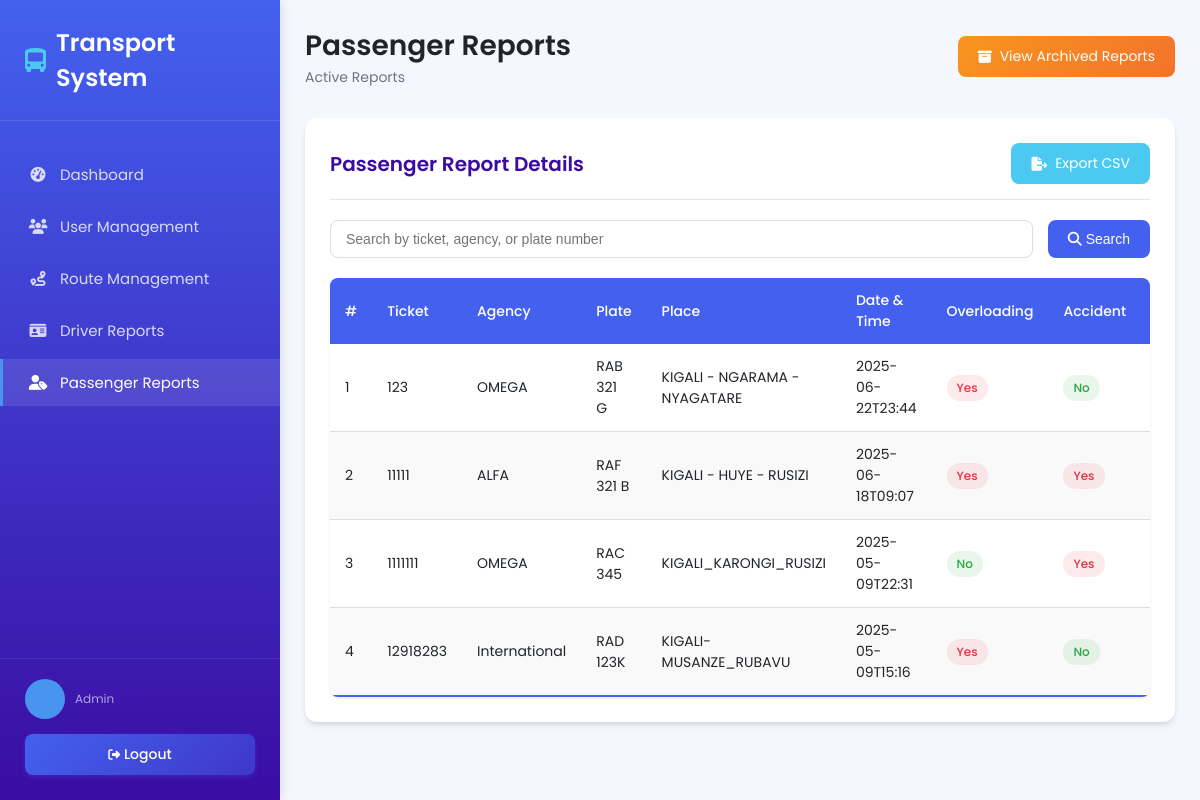
Page /Dashboard/passengerdetails.php on the committed database.
### tables this page shows
CREATE TABLE `passenger_report` (
  `id` int(55) NOT NULL,
  `ticket` varchar(50) NOT NULL,
  `agency` varchar(50) NOT NULL,
  `plate` varchar(50) NOT NULL,
  `place` varchar(50) NOT NULL,
  `datetime` varchar(80) NOT NULL,
  `upload` varchar(79) NOT NULL,
  `latitude` varchar(59) NOT NULL,
  `longitude` varchar(50) NOT NULL,
  `overloading` varchar(20) NOT NULL,
  `accident` varchar(20) NOT NULL,
  `unauthorized` varchar(50) NOT NULL,
  `description` text NOT NULL,
  `archived` tinyint(1) DEFAULT 0
);

### Dashboard/passengerdetails.php (the view, shortened to what this page needs)
<?php
include '../conn.php';
$isArchived = isset($_GET['archived']) && $_GET['archived'] == 1;
$sql = "SELECT * FROM passenger_report WHERE archived = " . ($isArchived ? 1 : 0) . " ORDER BY datetime DESC";
$result = mysqli_query($conn, $sql);
?>
<!DOCTYPE html>
<html lang="en">
<head>
  <link rel="stylesheet" href="https://cdnjs.cloudflare.com/ajax/libs/font-awesome/6.4.0/css/all.min.css">
</head>
<body>
  <div class="dashboard-layout">
    <div class="sidebar">
      <div class="brand">
        <h2><i class="fas fa-bus-alt brand-icon"></i> Transport System</h2>
      </div>
      <nav>
        <a href="dash.php"><i class="fas fa-tachometer-alt"></i> Dashboard</a>
        <a href="userdetails.php"><i class="fas fa-users"></i> User Management</a>
        <a href="routes.php"><i class="fas fa-route"></i> Route Management</a>
        <a href="driverdetails.php"><i class="fas fa-id-card"></i> Driver Reports</a>
        <a href="passengerdetails.php" class="active"><i class="fas fa-user-tag"></i> Passenger Reports</a>
      </nav>
      <div class="sidebar-footer">
        <div class="user-profile">
          <div class="user-avatar">
          </div>
          <div class="user-info">
            <small>Admin</small>
          </div>
        </div>
        <a href="logout.php" class="btn" style="display: block; text-align: center; margin-top: 15px;">
          <i class="fas fa-sign-out-alt"></i> Logout
        </a>
      </div>
    </div>
    <div class="main-content">
      <div class="page-header">
        <div class="page-title">
          <h1>Passenger Reports</h1>
          <p><?php echo $isArchived ? 'Archived Reports' : 'Active Reports'; ?></p>
        </div>
        <div class="header-actions">
          <a href="?archived=<?php echo $isArchived ? 0 : 1; ?>" class="toggle-btn">
            <i class="fas fa-<?php echo $isArchived ? 'eye' : 'archive'; ?>"></i>
            <?php echo $isArchived ? 'View Active Reports' : 'View Archived Reports'; ?>
          </a>
        </div>
      </div>
      <div class="card">
        <div class="card-header">
          <h2 class="card-title">Passenger Report Details</h2>
          <div class="card-actions">
            <a href="?download_csv=1" class="export-btn">
              <i class="fas fa-file-export"></i> Export CSV
            </a>
          </div>
        </div>
        <form method="GET" class="filter-controls">
          <input type="text" class="search-input" name="search"
                 placeholder="Search by ticket, agency, or plate number"
                 value="<?php echo isset($_GET['search']) ? htmlspecialchars($_GET['search']) : ''; ?>">
          <button type="submit" class="filter-btn">
            <i class="fas fa-search"></i> Search
          </button>
        </form>
        <?php if (mysqli_num_rows($result) > 0): ?>
          <div class="table-responsive">
            <table class="data-table">
              <thead>
                <tr>
                  <th>#</th>
                  <th>Ticket</th>
                  <th>Agency</th>
                  <th>Plate</th>
                  <th>Place</th>
                  <th>Date & Time</th>
                  <th>Overloading</th>
                  <th>Accident</th>
                  <th>Unauthorized</th>
                </tr>
              </thead>
              <tbody>
                <?php $counter = 1; ?>
                <?php while ($row = mysqli_fetch_assoc($result)): ?>
                  <tr>
                    <td><?php echo $counter++; ?></td>
                    <td><?php echo htmlspecialchars($row['ticket']); ?></td>
                    <td><?php echo htmlspecialchars($row['agency']); ?></td>
                    <td><?php echo htmlspecialchars($row['plate']); ?></td>
                    <td><?php echo htmlspecialchars($row['place']); ?></td>
                    <td><?php echo htmlspecialchars($row['datetime']); ?></td>
                    <td>
                      <span class="badge badge-<?php echo $row['overloading'] ? 'yes' : 'no'; ?>">
                        <?php echo $row['overloading'] ? 'Yes' : 'No'; ?>
                      </span>
                    </td>
                    <td>
                      <span class="badge badge-<?php echo $row['accident'] ? 'yes' : 'no'; ?>">
                        <?php echo $row['accident'] ? 'Yes' : 'No'; ?>
                      </span>
                    </td>
                    <td>
                    </td>
                  </tr>
                <?php endwhile; ?>
              </tbody>
            </table>
          </div>
        <?php endif; ?>
      </div>
    </div>
  </div>
</body>
</html>

### rows in the picture
passenger_report: ticket "123", agency "OMEGA", plate "RAB 321 G", place "KIGALI - NGARAMA - NYAGATARE", datetime "2025-06-22T23:44", overloading "Yes", accident "No"
passenger_report: ticket "11111", agency "ALFA", plate "RAF 321 B", place "KIGALI - HUYE - RUSIZI", datetime "2025-06-18T09:07", overloading "Yes", accident "Yes"
passenger_report: ticket "1111111", agency "OMEGA", plate "RAC 345", place "KIGALI_KARONGI_RUSIZI", datetime "2025-05-09T22:31", overloading "No", accident "Yes"
passenger_report: ticket "12918283", agency "International", plate "RAD 123K", place "KIGALI-MUSANZE_RUBAVU", datetime "2025-05-09T15:16", overloading "Yes", accident "No"
